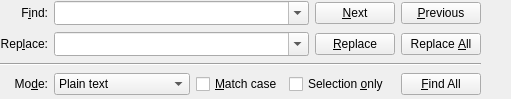
<?xml version="1.0" encoding="UTF-8"?>
<ui version="4.0">
 <author>Sebastian Pipping</author>
 <class>PowerSearchBar</class>
 <widget class="QWidget" name="PowerSearchBar">
  <property name="geometry">
   <rect>
    <x>0</x>
    <y>0</y>
    <width>100</width>
    <height>99</height>
   </rect>
  </property>
  <property name="sizePolicy">
   <sizepolicy hsizetype="Expanding" vsizetype="Minimum">
    <horstretch>0</horstretch>
    <verstretch>0</verstretch>
   </sizepolicy>
  </property>
  <layout class="QHBoxLayout" name="horizontalLayout_2">
   <property name="margin">
    <number>0</number>
   </property>
   <item>
    <layout class="QGridLayout" name="gridLayout">
     <property name="margin">
      <number>0</number>
     </property>
     <item row="0" column="0">
      <widget class="QLabel" name="label">
       <property name="text">
        <string>F&amp;ind:</string>
       </property>
       <property name="alignment">
        <set>Qt::AlignRight|Qt::AlignTrailing|Qt::AlignVCenter</set>
       </property>
       <property name="buddy">
        <cstring>pattern</cstring>
       </property>
      </widget>
     </item>
     <item row="0" column="1">
      <widget class="KComboBox" name="pattern">
       <property name="sizePolicy">
        <sizepolicy hsizetype="Expanding" vsizetype="Fixed">
         <horstretch>0</horstretch>
         <verstretch>0</verstretch>
        </sizepolicy>
       </property>
       <property name="focusPolicy">
        <enum>Qt::StrongFocus</enum>
       </property>
       <property name="toolTip">
        <string>Text to search for</string>
       </property>
       <property name="editable">
        <bool>true</bool>
       </property>
       <property name="sizeAdjustPolicy">
        <enum>QComboBox::AdjustToMinimumContentsLengthWithIcon</enum>
       </property>
      </widget>
     </item>
     <item row="0" column="2">
      <widget class="QPushButton" name="findNext">
       <property name="toolTip">
        <string>Jump to next match</string>
       </property>
       <property name="text">
        <string>&amp;Next</string>
       </property>
      </widget>
     </item>
     <item row="0" column="3">
      <widget class="QPushButton" name="findPrev">
       <property name="toolTip">
        <string>Jump to previous match</string>
       </property>
       <property name="text">
        <string>&amp;Previous</string>
       </property>
       <property name="icon">
        <iconset>
         <normaloff/>
        </iconset>
       </property>
      </widget>
     </item>
     <item row="1" column="0">
      <widget class="QLabel" name="label_3">
       <property name="text">
        <string>Rep&amp;lace:</string>
       </property>
       <property name="alignment">
        <set>Qt::AlignRight|Qt::AlignTrailing|Qt::AlignVCenter</set>
       </property>
       <property name="buddy">
        <cstring>replacement</cstring>
       </property>
      </widget>
     </item>
     <item row="1" column="1">
      <widget class="KComboBox" name="replacement">
       <property name="sizePolicy">
        <sizepolicy hsizetype="Expanding" vsizetype="Fixed">
         <horstretch>0</horstretch>
         <verstretch>0</verstretch>
        </sizepolicy>
       </property>
       <property name="toolTip">
        <string>Text to replace with</string>
       </property>
       <property name="editable">
        <bool>true</bool>
       </property>
       <property name="sizeAdjustPolicy">
        <enum>QComboBox::AdjustToMinimumContentsLengthWithIcon</enum>
       </property>
      </widget>
     </item>
     <item row="1" column="2">
      <widget class="QPushButton" name="replaceNext">
       <property name="toolTip">
        <string>Replace next match</string>
       </property>
       <property name="text">
        <string>&amp;Replace</string>
       </property>
      </widget>
     </item>
     <item row="1" column="3">
      <widget class="QPushButton" name="replaceAll">
       <property name="toolTip">
        <string>Replace all matches</string>
       </property>
       <property name="text">
        <string>Replace &amp;All</string>
       </property>
      </widget>
     </item>
     <item row="2" column="0" colspan="4">
      <widget class="Line" name="line_2">
       <property name="orientation">
        <enum>Qt::Horizontal</enum>
       </property>
      </widget>
     </item>
     <item row="3" column="1" colspan="2">
      <layout class="QHBoxLayout" name="horizontalLayout">
       <property name="spacing">
        <number>6</number>
       </property>
       <property name="rightMargin">
        <number>6</number>
       </property>
       <item>
        <widget class="QComboBox" name="searchMode">
         <property name="sizePolicy">
          <sizepolicy hsizetype="Minimum" vsizetype="Fixed">
           <horstretch>0</horstretch>
           <verstretch>0</verstretch>
          </sizepolicy>
         </property>
         <property name="toolTip">
          <string>Search mode</string>
         </property>
         <property name="maxVisibleItems">
          <number>4</number>
         </property>
         <property name="frame">
          <bool>true</bool>
         </property>
         <item>
          <property name="text">
           <string>Plain text</string>
          </property>
         </item>
         <item>
          <property name="text">
           <string>Whole words</string>
          </property>
         </item>
         <item>
          <property name="text">
           <string>Escape sequences</string>
          </property>
         </item>
         <item>
          <property name="text">
           <string>Regular expression</string>
          </property>
         </item>
        </widget>
       </item>
       <item>
        <spacer name="horizontalSpacer">
         <property name="orientation">
          <enum>Qt::Horizontal</enum>
         </property>
         <property name="sizeHint" stdset="0">
          <size>
           <width>0</width>
           <height>20</height>
          </size>
         </property>
        </spacer>
       </item>
       <item>
        <widget class="QCheckBox" name="matchCase">
         <property name="toolTip">
          <string>Case-sensitive searching</string>
         </property>
         <property name="text">
          <string>&amp;Match case</string>
         </property>
        </widget>
       </item>
       <item>
        <widget class="QCheckBox" name="selectionOnly">
         <property name="text">
          <string>Selection &amp;only</string>
         </property>
        </widget>
       </item>
      </layout>
     </item>
     <item row="3" column="0">
      <widget class="QLabel" name="label_2">
       <property name="text">
        <string>Mo&amp;de:</string>
       </property>
       <property name="alignment">
        <set>Qt::AlignRight|Qt::AlignTrailing|Qt::AlignVCenter</set>
       </property>
       <property name="buddy">
        <cstring>searchMode</cstring>
       </property>
      </widget>
     </item>
     <item row="3" column="3">
      <widget class="KPushButton" name="findAll">
       <property name="text">
        <string>&amp;Find All</string>
       </property>
      </widget>
     </item>
    </layout>
   </item>
   <item>
    <layout class="QVBoxLayout" name="verticalLayout_2">
     <item>
      <widget class="QToolButton" name="mutate">
       <property name="toolTip">
        <string>Switch to incremental search bar</string>
       </property>
       <property name="text">
        <string/>
       </property>
       <property name="icon">
        <iconset>
         <normaloff/>
        </iconset>
       </property>
       <property name="autoRaise">
        <bool>true</bool>
       </property>
      </widget>
     </item>
     <item>
      <spacer>
       <property name="orientation">
        <enum>Qt::Vertical</enum>
       </property>
       <property name="sizeHint" stdset="0">
        <size>
         <width>20</width>
         <height>40</height>
        </size>
       </property>
      </spacer>
     </item>
    </layout>
   </item>
  </layout>
 </widget>
 <customwidgets>
  <customwidget>
   <class>KPushButton</class>
   <extends>QPushButton</extends>
   <header>kpushbutton.h</header>
  </customwidget>
  <customwidget>
   <class>KComboBox</class>
   <extends>QComboBox</extends>
   <header>kcombobox.h</header>
  </customwidget>
 </customwidgets>
 <tabstops>
  <tabstop>pattern</tabstop>
  <tabstop>replacement</tabstop>
  <tabstop>findNext</tabstop>
  <tabstop>findPrev</tabstop>
  <tabstop>replaceNext</tabstop>
  <tabstop>replaceAll</tabstop>
  <tabstop>searchMode</tabstop>
  <tabstop>matchCase</tabstop>
  <tabstop>selectionOnly</tabstop>
  <tabstop>findAll</tabstop>
  <tabstop>mutate</tabstop>
 </tabstops>
 <connections/>
</ui>
